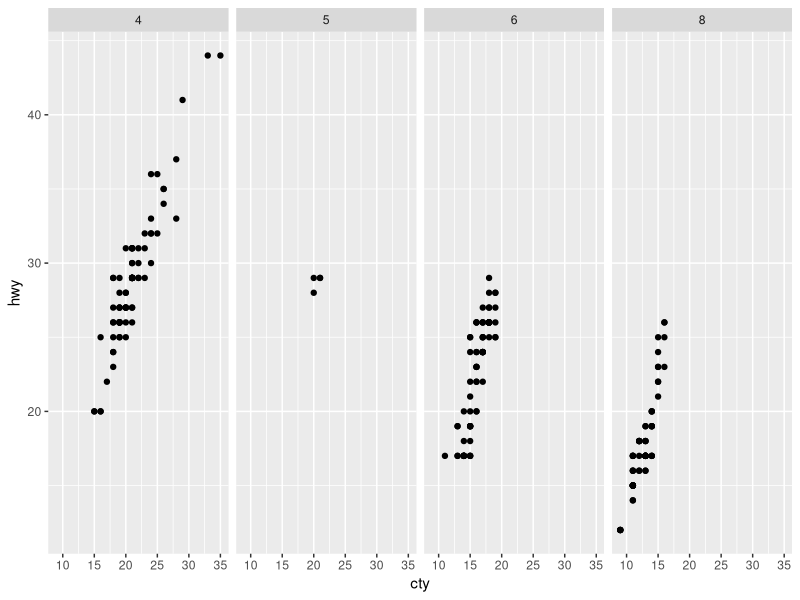
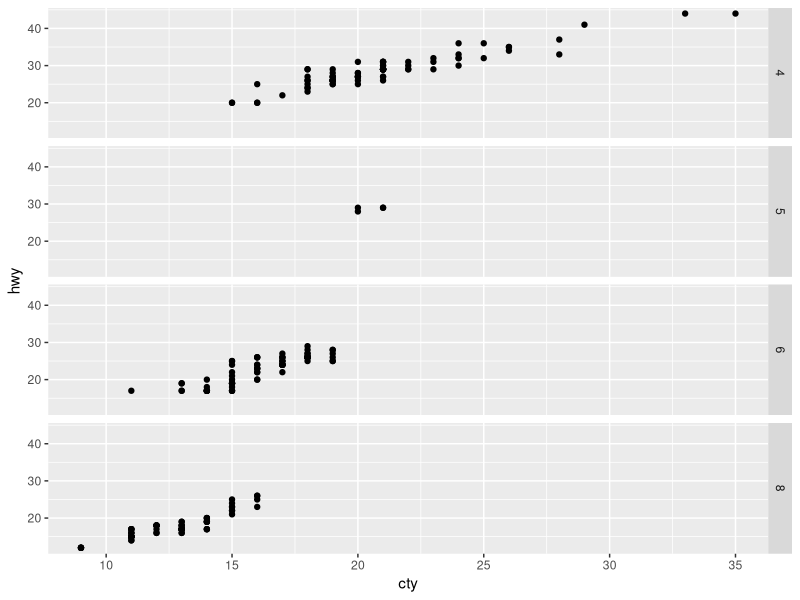
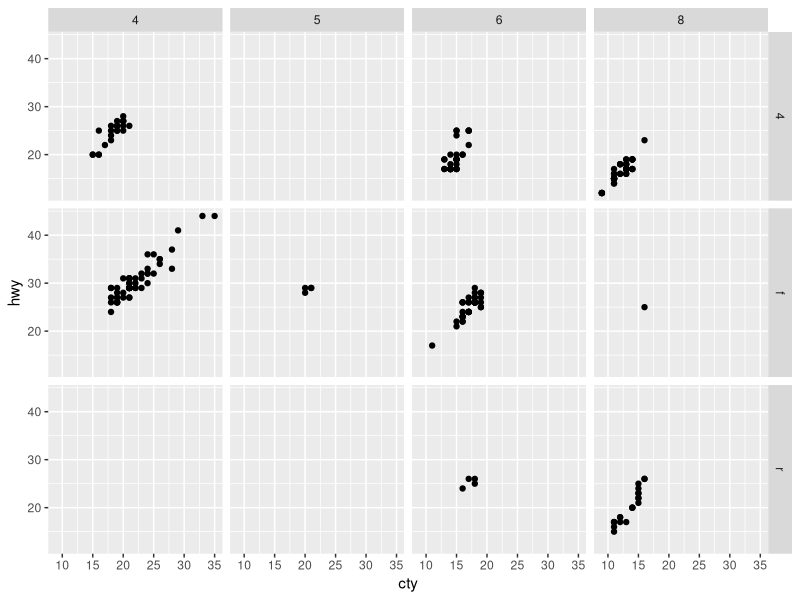
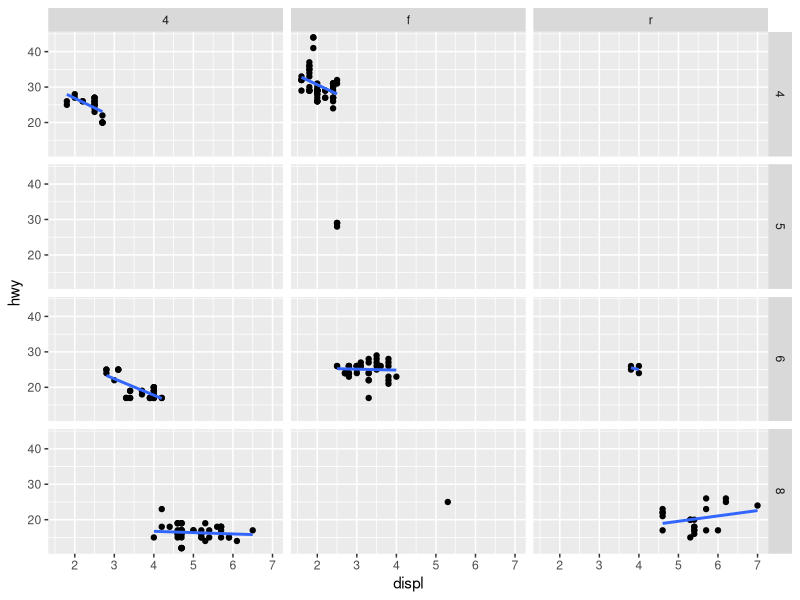
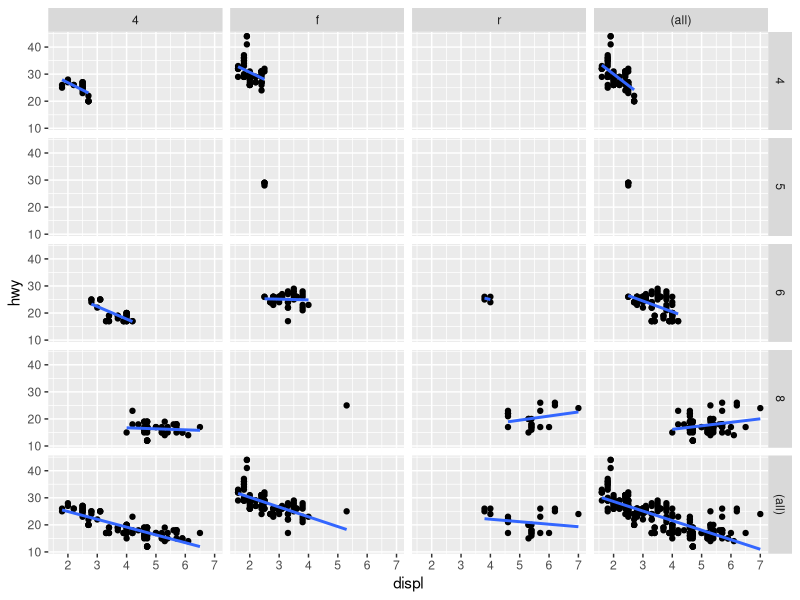
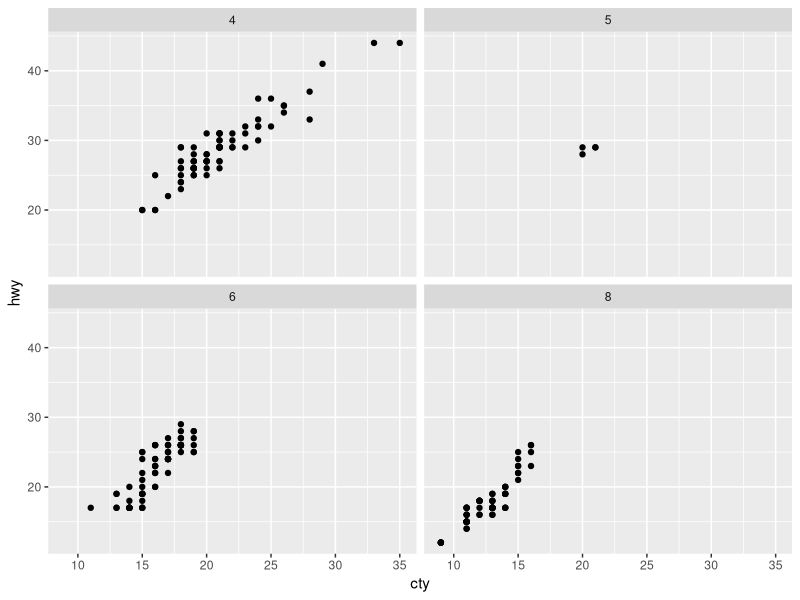
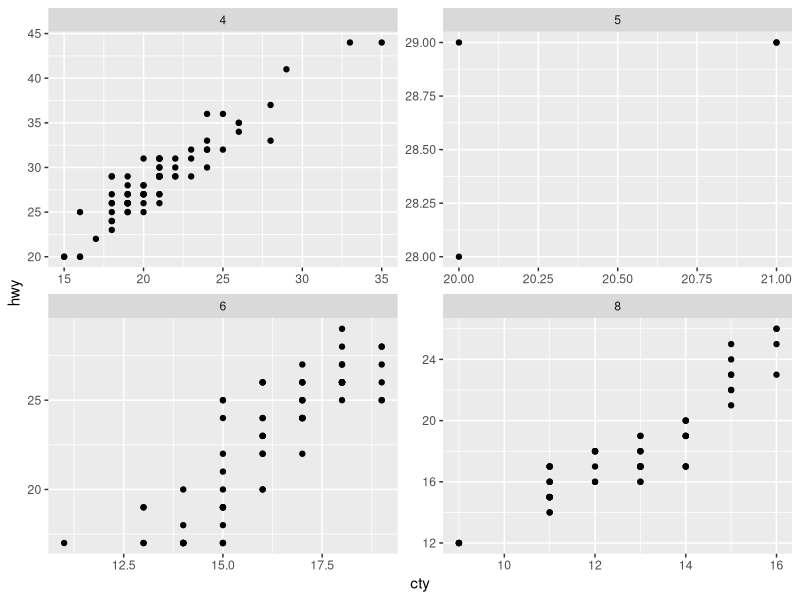

These charts were generated, in order, by the following R code:
#' ---
#' title: "Facets"
#' author: "Pavan Gurazada"
#' date: "`r format(Sys.Date())`"
#' output: github_document
#' ---

library(tidyverse)

#' *Faceting* is an extremely useful visualization method to help compare
#' patterns across various subsets of the data. Two kinds of facets can be
#' created in ggplot2 - `facet_grid` that allows control on variables that go on
#' the rows and the columns and `facet_wrap` that bends a 1d ribbon into 2d.
#'
#' The faceting system requires a variable selection to go on the two axes. The
#' `row_vars ~ col_vars` specification allows the user to specify this
#' requirement in a rather easy way.
#'
#' As can be seen from the following plots, faceting can be illuminating, and
#' various specific subsets of the data can be explored for patterns easily
#'
#' **1. Illustrating facet grids**

ggplot(mpg, aes(x = cty, y = hwy)) +
  geom_point() +
  facet_grid(. ~ cyl)

ggplot(mpg, aes(x = cty, y = hwy)) +
  geom_point() +
  facet_grid(cyl ~ .)

ggplot(mpg, aes(x = cty, y = hwy)) +
  geom_point() +
  facet_grid(drv ~ cyl)

ggplot(mpg, aes(x = displ, y = hwy)) +
  geom_point() +
  geom_smooth(method = "lm", se = FALSE) +
  facet_grid(cyl ~ drv)

#' One can build up the marginal plots just like in contingency tables

ggplot(mpg, aes(x = displ, y = hwy)) +
  geom_point() +
  geom_smooth(method = "lm", se = FALSE) +
  facet_grid(cyl ~ drv, margins = TRUE)

#' **2. Illustrating facet wraps**
#'
#' This is usually used for a single variable with many levels and needs to be
#' wrapped to fit screen resolution.
#' 

ggplot(mpg, aes(x = cty, y = hwy)) +
  geom_point() +
  facet_wrap(~ cyl)

#' **3. Controlling scales in the facets**
#'
#' While we compare facets, it is important to pay attention to the scales used
#' in each facet This can be controlled by the `scales =` parameter.
#'
#' Notice how the plot below differs from the previous plot because of the scale
#' freedom

ggplot(mpg, aes(x = cty, y = hwy)) +
  geom_point() +
  facet_wrap(~ cyl, scales = "free")

#' A key question to ask while faceting is: Will any other method of visual
#' grouping will be equally efficient in capturing the pattern in the data?
#' Facets are good for overall differences, but not so much if we are chasing
#' fine grained details. In my experience, faceting is a neat feature when we
#' are presenting differences observed in the same model on different substrate
#' datasets or different models on the same data set. The simpler the faceting
#' variable, the better it is!